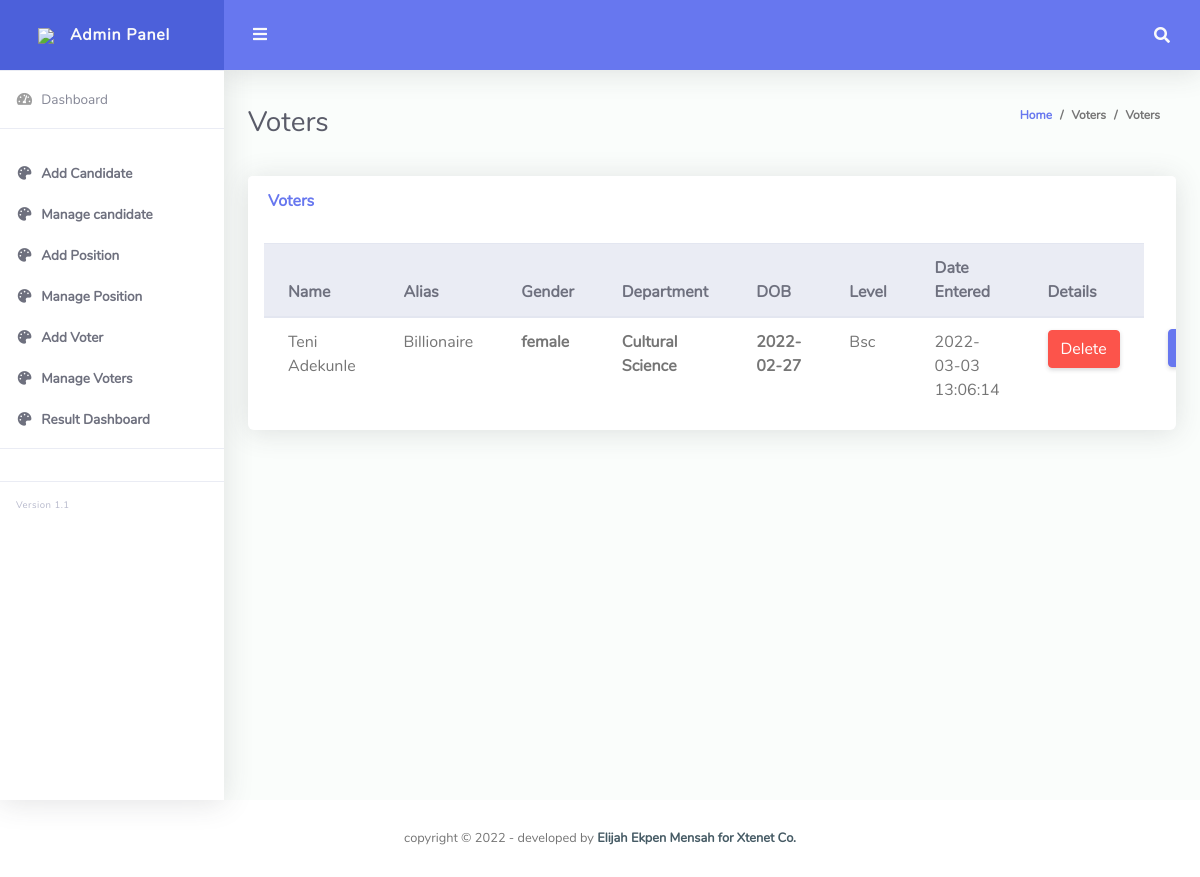
Screenshot of /index.php/admin/managevoters (signed in) with the database file from the repository.
### tables this page shows
CREATE TABLE `voter` (
  `id` int NOT NULL,
  `jambno` text,
  `phone` text,
  `date_joined` datetime NOT NULL DEFAULT CURRENT_TIMESTAMP,
  `name` text,
  `alias` text,
  `department` text,
  `dob` text,
  `gender` text,
  `level` text,
  `voter_id` text,
  `validation` text
);

### application/controllers/admin/Managevoters.php (called while the page is built, shortened)
<?php
class Managevoters extends CI_Controller {
	public function index()
	{
if(empty($_SESSION["adminid"])|| !isset($_SESSION["adminid"])){
redirect("adminlogin");
}
else{
  $adminid=$_SESSION["adminid"];
}
$data["adminid"]=$adminid;
		$this->load->view("admin/header",$data);
		$this->load->view('admin/managevoters');
		$this->load->view("admin/footer");
	}
}

### index.php (called while the page is built, shortened)
<?php
require_once BASEPATH.'core/CodeIgniter.php';

### application/views/admin/managevoters.php (the view, shortened to what this page needs)
           <div class="container-fluid" id="container-wrapper">
          <div class="d-sm-flex align-items-center justify-content-between mb-4">
            <h1 class="h3 mb-0 text-gray-800">Voters</h1>
            <ol class="breadcrumb">
              <li class="breadcrumb-item"><a href="<?php      echo base_url(); ?>templates/./">Home</a></li>
              <li class="breadcrumb-item">Voters</li>
              <li class="breadcrumb-item active" aria-current="page">Voters</li>
            </ol>
          </div>
          <div class="row">
            <div class="col-lg-12">
              <div class="card mb-4">
                <div class="card-header py-3 d-flex flex-row align-items-center justify-content-between">
                  <h6 class="m-0 font-weight-bold text-primary">Voters</h6>
                </div>
                <div class="table-responsive p-3">
                  <table class="table align-items-center table-flush" id="dataTable">
                  <thead class="thead-light">
                      <tr>
                        <th>Name</th>
                        <th>Alias</th>
                        <th>Gender</th>
                        <th>Department</th>
                        <th>DOB</th>
                        <th>Level</th>
                        <th>Date Entered</th>
                        <th>Details</th>
                      </tr>
                    </thead>
                    <?php  $hu=$this->db->query("SELECT * FROM voter");
                    $good=$hu->result();
                    foreach($good as $row):
                    ?>
                    <tbody>
                      <tr>
                        <td><?php  echo $row->name;    ?></td>
                        <td><?php   echo $row->alias;    ?></td>
                        <th><?php    echo $row->gender; ?> </td>
                        <th><?php    echo $row->department; ?> </td>
                        <th><?php    echo $row->dob; ?> </td>
                        <td><?php echo $row->level; ?></td>
                        <td><?Php   echo $row->date_joined;      ?></td>
                        <td><a class="btn btn-danger" href="<?php echo base_url();      ?>index.php/delete/voter/<?php  echo $row->id;  ?>" >Delete</a></td>
                        <td><a href="#" class="btn btn-primary">Details</a></td>
                      </tr>
                      <?php
                    endforeach;
?>
                    </tbody>
                  </table>
                </div>
              </div>
            </div>   </tbody>
                </div>
              </div>
            </div>
          </div>
         </div>

### rows the page displays
voter: name "Teni Adekunle", alias "Billionaire", gender "female", department "Cultural Science", dob "2022-02-27", level "Bsc", date_joined "2022-03-03 13:06:14"
